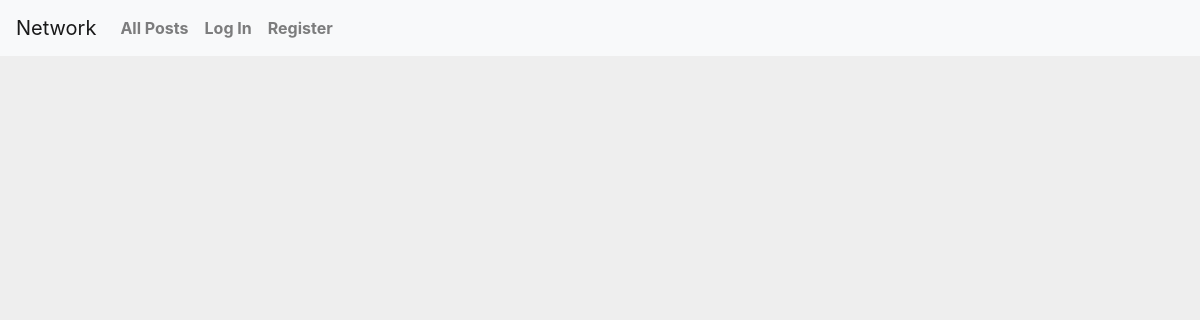
Before: /name/ with the older database file.
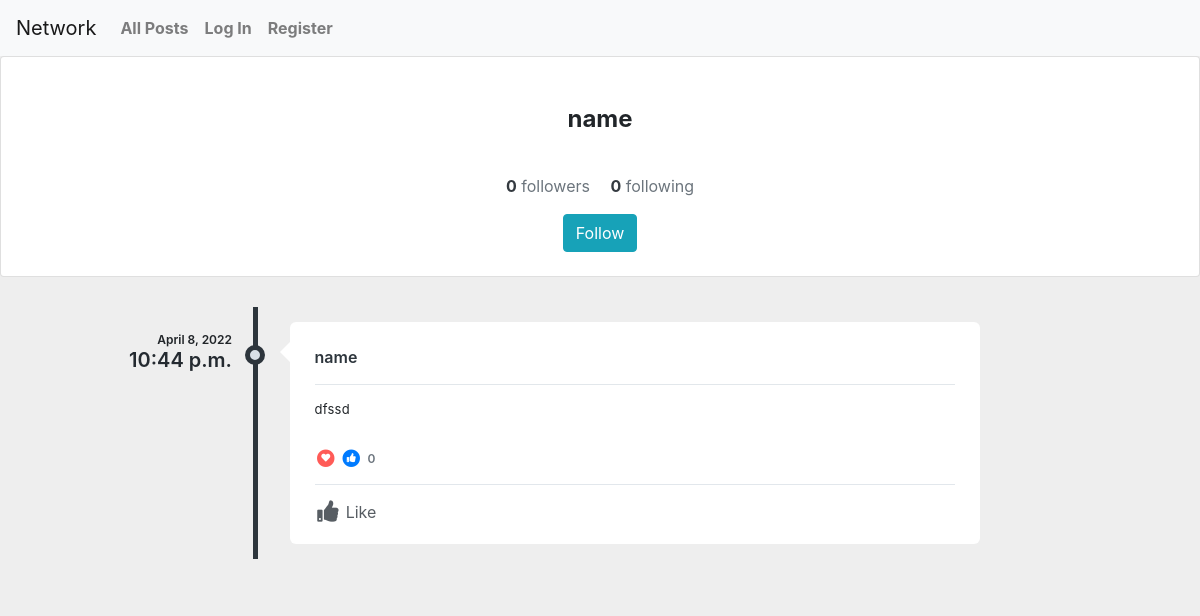
After: the same page with the newer database file.
### network/models.py (models this page shows, shortened)
class User(AbstractUser):
    pass

class Posts(models.Model):
    person = models.ForeignKey(User, on_delete=models.CASCADE)
    post = models.CharField(max_length=280)
    timestamp = models.DateTimeField(auto_now_add=True)
    likes = models.ManyToManyField(User, related_name= 'likes')
    def likes_as_flat_user_id_list(self):
        return self.likes.values_list('id', flat=True)

### network/views.py (the view)
# urls.py: path("<str:person_url>/", views.username, name="username"),
def username(request, person_url):
    if request.method == "GET":
        person = User.objects.filter(username = person_url)
        posts = Posts.objects.filter(person__username = person_url).order_by('-id')
        if Following.objects.filter(person__username = person_url).exists():
            following = Following.objects.filter(person__username = person_url ).values("following")
            for first in following:
                if first["following"] == None:
                    following = 0
                    break
                else:
                    following = Following.objects.filter(person__username = person_url ).values("following").count()
                    break
        else:
            following = 0
        if Following.objects.filter(following__username = person_url).exists():
            followers = Following.objects.filter(following__username = person_url).count()
        else:
            followers = 0
        userisfollowing = False
        if Following.objects.filter(person = request.user.id).exists():
            if Following.objects.filter(person = request.user.id, following__username = person_url).exists():
                userisfollowing = True
        return render(request, "network/userprofile.html", {"persons": person, "posts": posts, "followers": followers, "following":following, "userisfollowing": userisfollowing})

### network/templates/network/userprofile.html (shortened to what the changed rows need)
{% extends "network/layout.html" %}
{% load static %}
{% block body %}
<link href="https://cdnjs.cloudflare.com/ajax/libs/font-awesome/5.11.2/css/all.min.css" rel="stylesheet">
<main>
{% for person in persons %}
        <div class="card social-prof">
            <div class="container">
    <div class="text-center py-4">
      <div class="col-md-8 col-lg-6 col-xl-5 p-0 mx-auto">
        <h4 class="font-weight-bold my-4 justify-content-center  align-items-center">{{person.username}}</h4>
         <div class="container">
    <div class="d-flex  justify-content-center align-items-center py-3">
      <div>
        <a href="#" class="d-inline-block text-dark">
          <strong>{{followers}}</strong>
          <span class="text-muted">followers</span>
        </a>
        <a href="#" class="d-inline-block text-dark ml-3">
           {% if following == None %}
           <strong>0</strong>
            {% else %}
          <strong>{{following}}</strong>
           {% endif %}
          <span class="text-muted">following</span>
        </a>
      </div>
    </div>
  </div>
        </div>
{% if user.username == person.username  %}
{% else %}
{% if userisfollowing == True %}
<form action="{% url 'unfollow' person.username %}" method="post">
   {% csrf_token %}
<button type="submit" class="btn btn-info">Unfollow</button>
</form>
{% else %}
<form action="{% url 'follow' person.username %}" method="post">
<button type="submit" class="btn btn-info">Follow</button>
</form>
{% endif %}
{% endif %}
    </div>
  </div>
 </div>
 {% endfor %}
               <div class="profile-content">
               <div class="tab-content p-0">
                  <div class="tab-pane fade active show" id="profile-post">
                     <ul class="timeline">
                         {% for post in posts %}
                        <li>
                           <div class="timeline-time">
                              <span class="date">{{post.timestamp.date}}</span>
                              <span class="time">{{post.timestamp.time}}</span>
                           </div>
                           <div class="timeline-icon">
                              <a href="javascript:;">&nbsp;</a>
                           </div>
                           <div class="timeline-body">
                              <div class="timeline-header">
                                 <span class="username"><a href="javascript:;">{{post.person}}</a> <small></small></span>
                              </div>
                              <div class="timeline-content">
                                 <p data-id= "{{post.pk}}">
                                   {{post.post}}
                                 </p>
                              </div>
                              <div class="timeline-likes">
                                 <div class="stats">
                                    <span class="fa-stack fa-fw stats-icon">
                                    <i class="fa fa-circle fa-stack-2x text-danger"></i>
                                    <i class="fa fa-heart fa-stack-1x fa-inverse t-plus-1"></i>
                                    </span>
                                    <span class="fa-stack fa-fw stats-icon">
                                    <i class="fa fa-circle fa-stack-2x text-primary"></i>
                                    <i class="fa fa-thumbs-up fa-stack-1x fa-inverse"></i>
                                    </span>
                                    <span data-id= "{{post.pk}}6" class="stats-total">{{post.likes.count }} </span>
                                 </div>
                              </div>
                              <div class="timeline-footer">
                                 {% if request.user.id in post.likes_as_flat_user_id_list %}
                                 <a href="javascript:;" onclick="updatelike('{{post.pk}}')" data-id="{{post.pk}}7" class="alreadyliked m-r-15 text-inverse-lighter"><i class="fa fa-thumbs-up fa-fw fa-lg m-r-3"></i> Like</a>
                                 {% else %}
                                 <a href="javascript:;" onclick="updatelike('{{post.pk}}')" data-id="{{post.pk}}7" class="m-r-15 text-inverse-lighter"><i class="fa fa-thumbs-up fa-fw fa-lg m-r-3"></i> Like</a>
                                 {% endif %}
                              </div>
                           </div>
                           </li>
                           {% endfor%}
                        </ul>
</main>
{% endblock %}

Changed rows visible on the page:
added User: username "name", followers "0", following "0", shows "Follow"
added Posts: timestamp "April 8, 2022", timestamp.time "10:44 p.m.", person "name", post "dfssd", likes.count "0"
